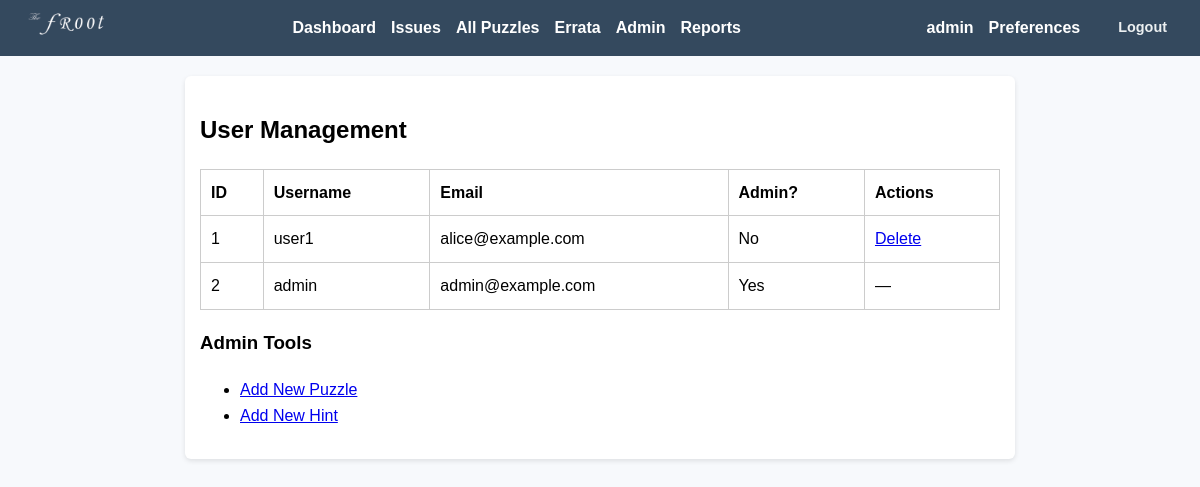
/admin/users (signed in), run on the app's committed database.
### app/models.py (models this page shows, shortened)
class User(UserMixin, db.Model):
    id = db.Column(db.Integer, primary_key=True)
    username = db.Column(db.String(150), unique=True, nullable=False)
    email = db.Column(db.String(150), unique=True, nullable=False)
    display_name = db.Column(db.String(150), nullable=True)
    password_hash = db.Column(db.String(200), nullable=False)
    is_admin = db.Column(db.Boolean, default=False)
    email_notifications = db.Column(db.Boolean, default=True)
    notify_new_issues = db.Column(db.Boolean, default=True)
    notify_new_hints = db.Column(db.Boolean, default=True)
    submissions = db.relationship('Submission', backref='user', lazy=True)

### app/routes.py (the view)
@admin_bp.route('/users')
@login_required
@admin_required
def user_list():
    users = User.query.all()
    return render_template('admin_users.html', users=users)

### app/admin_utils.py (called while the page is built)
def admin_required(f):
    @wraps(f)
    def decorated_function(*args, **kwargs):
        if not current_user.is_authenticated or not current_user.is_admin:
            abort(403)
        return f(*args, **kwargs)
    return decorated_function

### app/templates/admin_users.html
{% extends "base.html" %}
{% block content %}
<h2>User Management</h2>
<table border="1">
    <tr>
        <th>ID</th>
        <th>Username</th>
        <th>Email</th>
        <th>Admin?</th>
        <th>Actions</th>
    </tr>
    {% for user in users %}
    <tr>
        <td>{{ user.id }}</td>
        <td>{{ user.username }}</td>
        <td>{{ user.email }}</td>
        <td>{{ 'Yes' if user.is_admin else 'No' }}</td>
        <td>
            {% if not user.is_admin %}
                <a href="{{ url_for('admin.delete_user', user_id=user.id) }}">Delete</a>
            {% else %}
                —
            {% endif %}
        </td>
    </tr>
    {% endfor %}
</table>
<h3>Admin Tools</h3>
<ul>
  <li><a href="{{ url_for('admin.add_puzzle') }}">Add New Puzzle</a></li>
  <li><a href="{{ url_for('admin.add_hint') }}">Add New Hint</a></li>
</ul>
{% endblock %}

### app/templates/base.html (shortened to what this page needs)
<!DOCTYPE html>
<html>
<head>
    <link rel="stylesheet" href="{{ url_for('static', filename='style.css') }}">
</head>
<body>
  <nav>
    <div class="nav-content">
      <div class="nav-logo">
        <img src="{{ url_for('static', filename='img/logo.png') }}" alt="Logo">
      </div>
      <div class="nav-links">
        {% if current_user.is_authenticated %}
            <a href="{{ url_for('puzzle.user_dashboard') }}">Dashboard</a>
            <a href="{{ url_for('puzzle.list_issues') }}">Issues</a>
            <a href="{{ url_for('puzzle.list_puzzles') }}">All Puzzles</a>
            <a href="{{ url_for('puzzle.errata_list') }}">Errata</a>
            {% if current_user.is_admin %}
                <a href="{{ url_for('admin.dashboard') }}">Admin</a>
                <a href="{{ url_for('admin.reports_index') }}">Reports</a>
            {% endif %}
        {% else %}
            <a href="{{ url_for('main.index') }}">Home</a>
            <a href="{{ url_for('puzzle.errata_list') }}">Errata</a>
            <a href="{{ url_for('auth.login') }}">Login</a>
            <a href="{{ url_for('auth.register') }}">Register</a>
        {% endif %}
      </div>
      {% if current_user.is_authenticated %}
        <div class="user-profile">
          <div class="user-info">
            <span class="user-name">{{ current_user.username }}</span>
            <a href="{{ url_for('auth.preferences') }}" class="preferences-link">Preferences</a>
            <a href="{{ url_for('auth.logout') }}" class="logout-link">Logout</a>
          </div>
        </div>
      {% endif %}
    </div>
</nav>
  <div class="container">
        {% block content %}{% endblock %}
    </div>
</body>
</html>

### app/static/style.css (style rules this page uses)
body { font-family: Arial, sans-serif; background-color: #f7f9fc; margin: 0; padding: 0; line-height: 1.6; }
nav { background-color: #34495e; padding: 10px; color: white; }
.nav-content { display: flex; justify-content: space-between; align-items: center; gap: 20px; }
.nav-links { display: flex; align-items: center; }
nav a { color: white; margin-right: 15px; text-decoration: none; font-weight: bold; }
.nav-logo img { height: 28px; width: auto; }
.user-profile { display: flex; align-items: center; }
.user-info { display: flex; align-items: center; gap: 15px; }
.user-name { color: white; font-weight: bold; }
.logout-link { color: #ecf0f1; text-decoration: none; font-size: 0.9em; padding: 4px 8px; border-radius: 4px; transition: background-color 0.3s ease; }
.container { max-width: 800px; margin: 20px auto; padding: 15px; background-color: white; border-radius: 6px; box-shadow: 0 2px 5px rgba(0, 0, 0, 0.1); }
table { width: 100%; border-collapse: collapse; margin: 1em 0; }
table, th, td { border: 1px solid #ccc; }
th, td { padding: 10px; text-align: left; }

### data on the page
User: username "admin", id "2", email "admin@example.com", is_admin "Yes"
User: id "1", username "user1", email "alice@example.com", is_admin "No"
